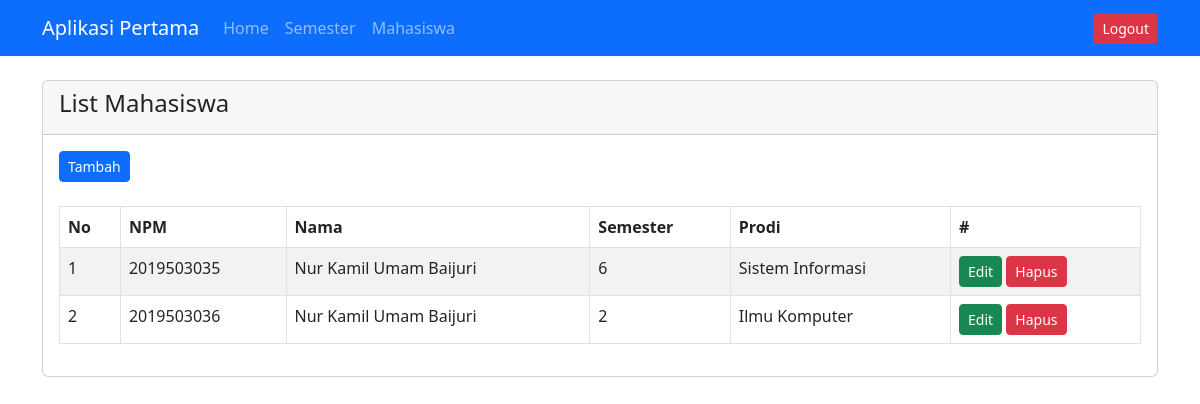
The app's page /admin.php?target=mahasiswa (signed in) with its own data.
### tables this page shows
CREATE TABLE `mahasiswa` (
  `npm` varchar(15) NOT NULL,
  `nama` varchar(100) NOT NULL,
  `kd_semester` int(11) NOT NULL,
  `kd_prodi` int(11) NOT NULL,
  `password` varchar(255) DEFAULT NULL
);

CREATE TABLE `semester` (
  `kd_semester` int(11) NOT NULL,
  `semester` varchar(2) NOT NULL,
  `sebaran_semester` enum('ganjil','genap') NOT NULL,
  `kd_prodi` int(11) NOT NULL
);

CREATE TABLE `prodi` (
  `kd_prodi` int(11) NOT NULL,
  `nama_prodi` varchar(100) NOT NULL,
  `password` varchar(255) DEFAULT NULL
);

### config/__config_database.php (called while the page is built, shortened)
<?php
 function __ambil($sambung, $table, $fields = null, $where = null, $join = null, $orderby = null)
 {
     $query  = "SELECT ";
     if ($fields == null) {
         $query .= "*";
     } else {
         $query .= $fields;
     }
     $query .= " FROM $table";
     if ($join != null) {
         if (is_array($join)) {
             foreach ($join as $j) {
                 $query .= " " . $j;
             }
         }
     }
     $data = $sambung->query($query);
     if (!$data) {
         return false;
     } else {
         return $data;
     }
 }

### file/mahasiswa/views/list_mahasiswa.php (the view, shortened to what this page needs)
    <div class="card">
  <div class="card-header">
    <h4>List Mahasiswa</h4>
  </div>
  <div class="card-body">
    <?php
    $db = __database();
    echo "<a class='btn btn-primary btn-sm' href='admin.php?target=mahasiswa&action=form'>Tambah</a><br><br>";
    echo "<div class='table-responsive'>";
    echo "<table class='table table-striped table-bordered'>
    <thead>
    <tr>
      <th>No</th>
      <th>NPM</th>
      <th>Nama</th>
      <th>Semester</th>
      <th>Prodi</th>
       <th>#</th>
    </tr>
    </thead>
    <tbody>";
    $join = [
      "LEFT JOIN prodi as p on p.kd_prodi=m.kd_prodi",
      "LEFT JOIN semester as s on s.kd_semester=m.kd_semester"
    ];
    $q = __ambil($db, "mahasiswa as m", "*", null, $join);
    $no = 1;
    while ($r = $q->fetch_array()) {
      echo "<tr>
      <td>" . $no . "</td>
      <td>" . $r['npm'] . "</td>
      <td>" . $r['nama'] . "</td>
      <td>" . $r['semester'] . "</td>
      <td>" . $r['nama_prodi'] . "</td>
      <td>
        <a class='btn btn-success btn-sm' href='admin.php?target=mahasiswa&action=edit&id=" . $r['npm'] . "'>Edit</a>
        <a class='btn btn-danger btn-sm' href='admin.php?target=mahasiswa&action=delete&id=" . $r['npm'] . "'>Hapus</a>
      </td>
    </tr>";
      $no++;
    }
    echo "</tbody></table></div>";
     ?>
  </div>
</div>

### records on screen
mahasiswa: npm "2019503035", nama "Nur Kamil Umam Baijuri", kd_semester.semester "6", kd_prodi.nama_prodi "Sistem Informasi"
mahasiswa: npm "2019503036", nama "Nur Kamil Umam Baijuri", kd_semester.semester "2", kd_prodi.nama_prodi "Ilmu Komputer"
